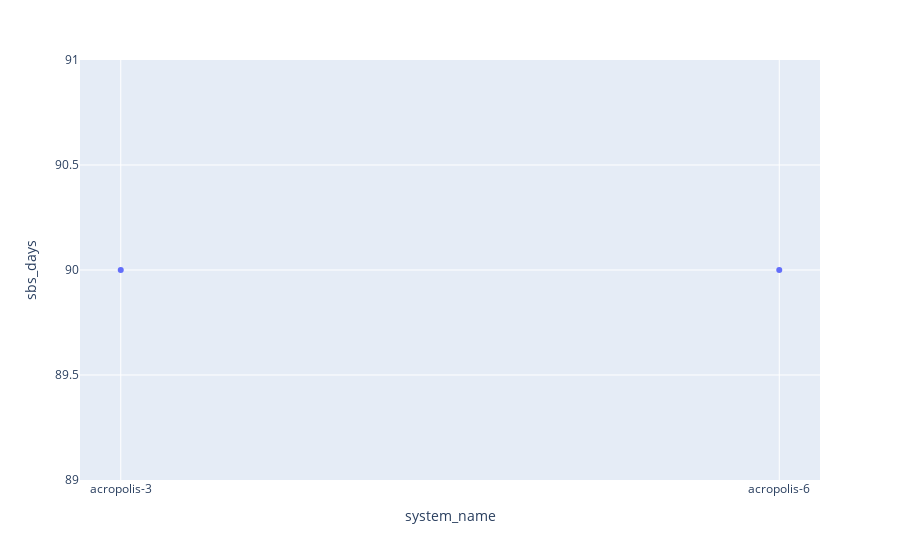

Notebook cell for this chart:
### Code cell
df_plot = df.sort("datetime") \
    .group_by(["system_name", "system_id"]) \
    .agg((pl.col("gmp343_corrected").count() / 24).cast(int).alias("sbs_days")) \
    .join(df_sbs, on="system_id") \
    .drop("^.*_right$") \
    .sort("system_id")

fig = px.scatter(df_plot, x="system_name", y="sbs_days")
fig.show()

### Figure 1 — Plotly figure (JSON) as saved in the notebook; plotly's stock layout.template omitted (floating-point values rounded to 4 significant figures)
{"data": [{"hovertemplate": "system_name=%{x}<br>sbs_days=%{y}<extra></extra>", "legendgroup": "", "marker": {"color": "#636efa", "symbol": "circle"}, "mode": "markers", "name": "", "orientation": "v", "showlegend": false, "type": "scatter", "x": ["acropolis-3", "acropolis-6"], "xaxis": "x", "y": [90, 90], "yaxis": "y"}], "layout": {"legend": {"tracegroupgap": 0}, "margin": {"t": 60}, "xaxis": {"anchor": "y", "domain": [0, 1], "title": {"text": "system_name"}}, "yaxis": {"anchor": "x", "domain": [0, 1], "title": {"text": "sbs_days"}}}}
